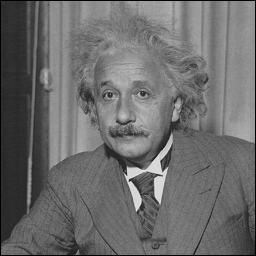
%> input picture matlab/source/test.jpg, 256 x 256 px
$ octave --eval "result = Contrast(imread('../test.jpg'));"   (GNU Octave 9; MATLAB toolbox functions it lacks are replaced by stand-ins)
%> lines starting %> are read from the running program, lines starting %| are printed output that depends on the picture
function C = Contrast(im)
if size(im,3)~=1
    im = rgb2gray(im);
end
[m,n] = size(im);
%> m = 256; n = 256
im = double(im);
C = zeros(m,n);
pImage = padarray(im,[2,2],'symmetric');
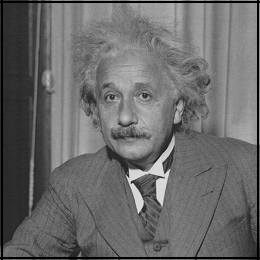
%> pImage: size 260x260 double; min 0, max 237, mean 105.9
for i = 1:m
    for j = 1:n
        sumF = 0;
        sumL = 0;
        for ii = i:i+4
            for jj = j:j+4
                sumF = sumF + pImage(ii,jj)^2;
                sumL = sumL + pImage(ii,jj);
            end
        end
        C(i,j) = 25*sumF - sumL^2;
        C(i,j) = (C(i,j)/125)^0.5;
    end
end
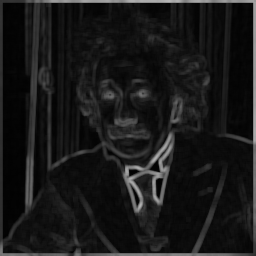
%> C: size 256x256 double; min 1.88, max 183.6, mean 25.2
